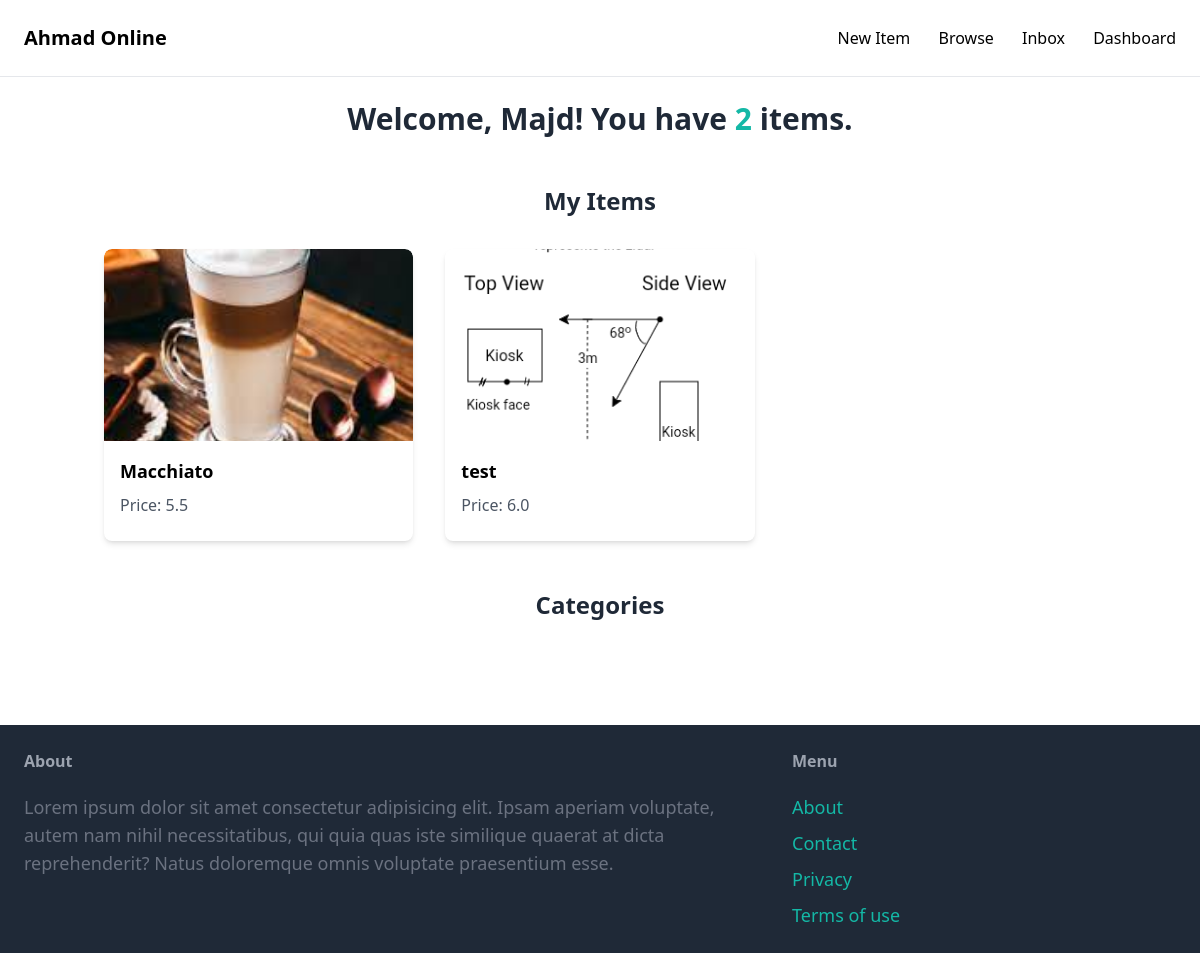
The app's page /dashboard/ (signed in) with its own data.
### item/models.py (models this page shows, shortened)
class Item(models.Model):
    category=models.ForeignKey(Category, related_name='items',on_delete=models.CASCADE)
    name=models.CharField(max_length=255)
    description=models.TextField(null=True, blank=True)
    price=models.FloatField()
    image=models.ImageField(upload_to='item_images', blank=True, null=True)
    is_sold=models.BooleanField()
    created_by=models.ForeignKey(User, related_name='items',on_delete=models.CASCADE)
    created_at=models.DateTimeField(auto_now_add=True)

### dashboard/views.py (the view)
# urls.py: path('dashboard/',include('dashboard.urls',namespace='dashboard')),
@login_required
def dashboard(request):
    items= Item.objects.filter(created_by=request.user)
    return render(request,'dashboard/dashboard.html',{
        'title':'Dashboard',
        'items':items,
    })

### dashboard/templates/dashboard/dashboard.html (shortened to what this page needs)
{% extends 'core/base.html' %}
{% block content %}
<div class="container mx-auto px-4">
    <h1 class="mb-12 text-3xl text-center font-bold text-gray-800">
        Welcome, <span class="capitalize">{{ request.user }}</span>! You have <span class="text-teal-500">{{ items.count }}</span> items.
    </h1>
    <div class="mb-12">
        <h2 class="text-2xl text-center font-bold text-gray-800 mb-8">My Items</h2>
        <div class="grid grid-cols-1 sm:grid-cols-2 md:grid-cols-3 lg:grid-cols-3 xl:grid-cols-4 gap-8">
            {% for item in items %}
                <div class="bg-white rounded-lg overflow-hidden shadow-md hover:shadow-xl transition duration-300 ease-in-out transform hover:scale-105">
                    <a href="{% url 'item:detail' item.id %}">
                        <img src="{{ item.image.url }}" alt="{{ item.name }}" class="w-full h-48 object-cover object-center rounded-t-lg">
                        <div class="p-4">
                            <h2 class="text-lg font-semibold mb-2">{{ item.name }}</h2>
                            <p class="text-gray-600 mb-2">Price: {{ item.price }}</p>
                        </div>
                    </a>
                </div>
            {% endfor %}
        </div>
    </div>
    <div class="mb-12">
        <h2 class="text-2xl text-center font-bold text-gray-800 mb-8">Categories</h2>
    </div>
</div>
{% endblock %}

### records on screen
Item: image (picture), name "Macchiato", price "5.5"
Item: image (picture), name "test", price "6.0"

### other values on screen
{{ request.user }} "Majd"
{{ items.count }} "2"
